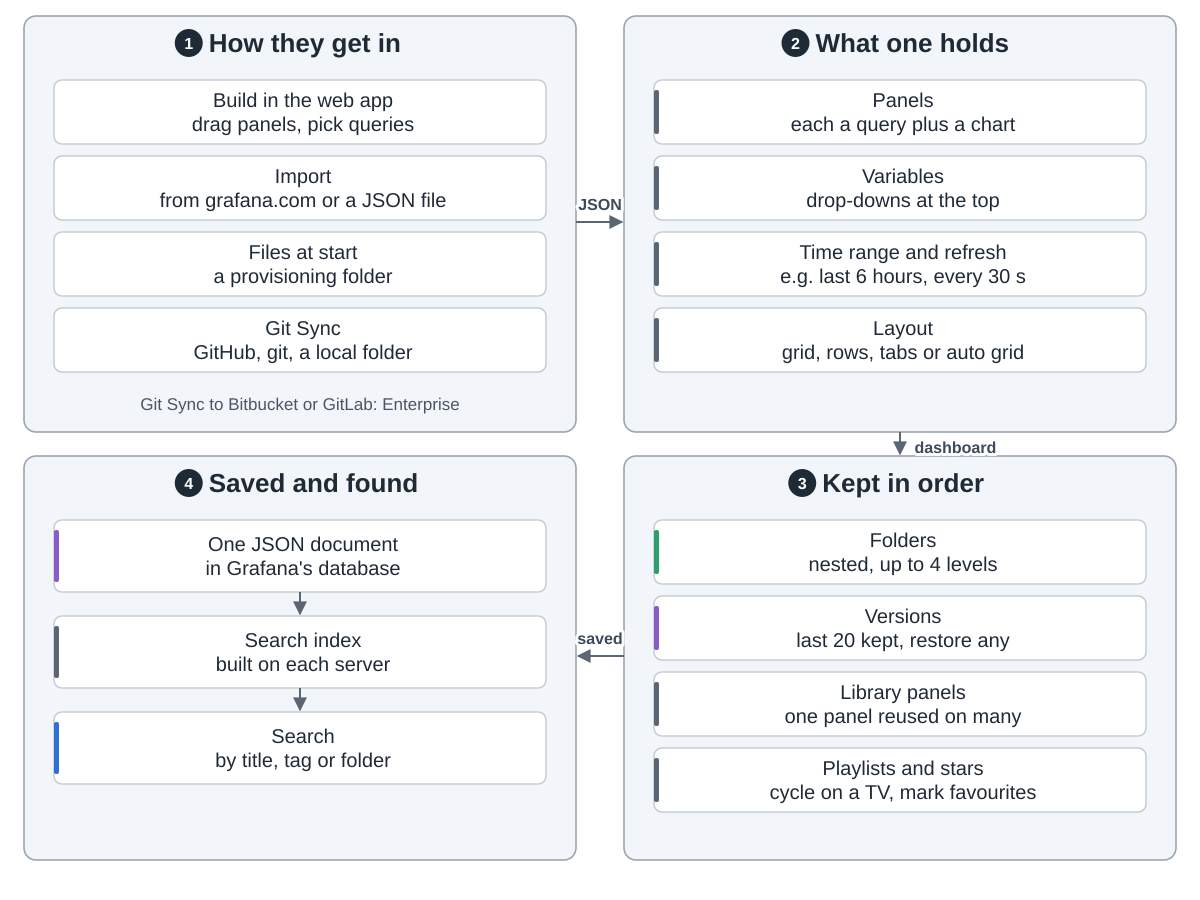

Python code for this plot:
"""Grafana: dashboards.  Drawn from grafana/grafana at commit 6b6eaf7: kinds/dashboard/dashboard_kind.cue
(panels, templating, time, refresh, links, annotations), apps/dashboard/kinds/v2/dashboard_spec.cue (Grid, Rows,
AutoGrid, Tabs layouts), pkg/setting/setting_folder.go (nested folders, depth 4), conf/defaults.ini
(versions_to_keep = 20; [provisioning] enabled; Bitbucket and GitLab repositories Enterprise),
apps/provisioning (Git Sync repository types), pkg/services/provisioning (files at start),
pkg/setting/setting_unified_storage.go (dashboards and folders in unified storage),
pkg/storage/unified/search/bleve.go (search index per server).

Snake order: 1 how they get in -> 2 what one holds -> 3 kept in order -> 4 saved and found.
Run: python3 dashboards.py"""
import sys
from pathlib import Path

sys.path.insert(0, str(Path(__file__).resolve().parents[2] / "tools"))
from archdiagram import Diagram  # noqa: E402

L, R, W = 24, 624, 552
T1, H1 = 16, 416
T2, H2 = 456, 404


def col(x, top, cards, h=72, gap=24, arrows=True):
    """One column of wide cards, top to bottom, optionally joined by arrows."""
    for i, (lbl, kind) in enumerate(cards):
        y = top + 64 + i * (h + gap)
        d.card(x + 30, y, lbl, kind, w=492, h=h)
        if arrows and i:
            d.arrow(f"M{x + W / 2} {y - gap}V{y - 2}")


def notes(x, top, hgt, *lines):
    """Up to two note lines at the foot of a group."""
    for i, s in enumerate(lines):
        d.note(x + W / 2, top + hgt - 22 - (len(lines) - 1 - i) * 26, s)


def handoffs(a, b, c, ya=T1 + 206, yc=T2 + 200):
    """Arrows between the four groups in snake order, with what each one carries."""
    if a:
        d.arrow(f"M{L + W} {ya}H{R - 2}", label=a, at=(600, ya - 12))
    if b:
        d.arrow(f"M{R + W / 2} {T1 + H1}V{T2 - 2}", label=b, at=(R + W / 2 + 14 + len(b) * 4.6, T1 + H1 + 21))
    if c:
        d.arrow(f"M{R} {yc}H{L + W + 2}", label=c, at=(600, yc - 12))

d = Diagram("Grafana: dashboards",
            "1 How dashboards get in: built in the web app, imported from grafana.com or a JSON file, loaded from "
            "files when Grafana starts, or synced from Git (GitHub, any git server or a local folder; Bitbucket and "
            "GitLab are Enterprise). "
            "2 What a dashboard holds: panels, each a query plus a chart; variables shown as drop-downs; a time "
            "range and refresh; a layout of grid, rows, tabs or auto grid. "
            "3 Kept in order: nested folders up to 4 levels, the last 20 versions with restore, library panels "
            "reused across dashboards, playlists and stars. "
            "4 Saved and found: each dashboard is one JSON document in Grafana's database; every server keeps its "
            "own search index for finding dashboards by title, tag or folder.")

d.group(L, T1, W, H1, "How they get in", 1)
col(L, T1, [("Build in the web app|drag panels, pick queries", None),
            ("Import|from grafana.com or a JSON file", None),
            ("Files at start|a provisioning folder", None),
            ("Git Sync|GitHub, git, a local folder", None)], h=64, gap=12, arrows=False)
notes(L, T1, H1, "Git Sync to Bitbucket or GitLab: Enterprise")

d.group(R, T1, W, H1, "What one holds", 2)
col(R, T1, [("Panels|each a query plus a chart", "data"),
            ("Variables|drop-downs at the top", "data"),
            ("Time range and refresh|e.g. last 6 hours, every 30 s", "data"),
            ("Layout|grid, rows, tabs or auto grid", "data")], h=64, gap=12, arrows=False)

d.group(R, T2, W, H2, "Kept in order", 3)
col(R, T2, [("Folders|nested, up to 4 levels", "plan"),
            ("Versions|last 20 kept, restore any", "write"),
            ("Library panels|one panel reused on many", "data"),
            ("Playlists and stars|cycle on a TV, mark favourites", "data")], h=64, gap=12, arrows=False)

d.group(L, T2, W, H2, "Saved and found", 4)
col(L, T2, [("One JSON document|in Grafana's database", "write"),
            ("Search index|built on each server", "data"),
            ("Search|by title, tag or folder", "coding")])

handoffs("JSON", "dashboard", "saved")

d.save(Path(__file__).with_name("dashboards.svg"))
